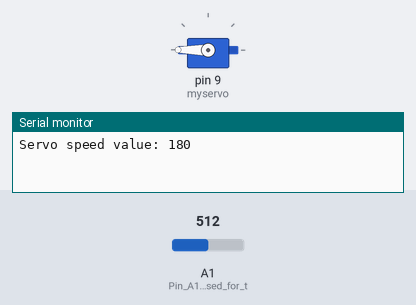
Bench run of a sketch on a simulated Arduino Uno, built with avr-gcc and run on an emulated ATmega328P. Shown: servo, the last lines printed to the serial monitor. The inputs (shaded band) are chosen by the test bench; at power-on: A1 (Pin_A1_will_be_used_for_t) = 512.

Above: at 0.05 s.
At 4.05 s:
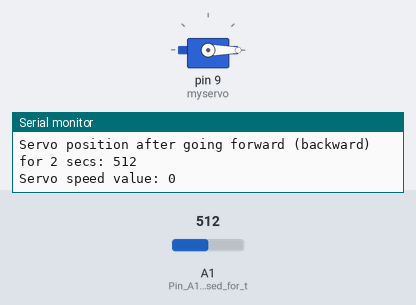
At 8.0 s:
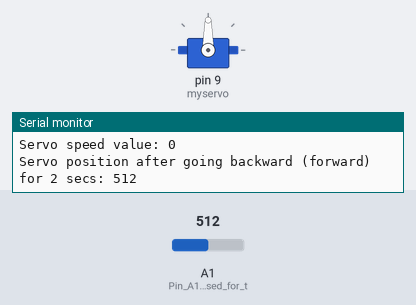
Timing chart, 0 to 10.4 s (numbered marks = the images above):
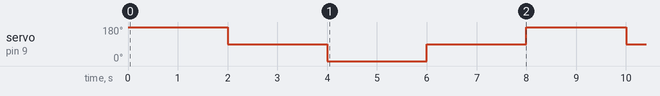

The sketch:

Lab1_Servo.ino
```cpp
#include <Servo.h>

// Create the servo object
Servo myservo;

// Global variable for reading feedback value
int servoFeedbackValue;


void setup() {
  Serial.begin(9600);
  myservo.attach(9); // Attach the servo to Digital pin 6
  pinMode(A1, INPUT); // Pin A1 will be used for the feedback from the servo
  myservo.write(90); // Stop servo
}


void loop() {
  // Rotate servo's wheels forward (or backward) at max speed for 2 secs
  myservo.write(180);
  Serial.print("Servo speed value: ");
  Serial.println("180");
  delay(2000);

  // Stop the servo for 2 secs
  myservo.write(90);
  // Read servo's position
  servoFeedbackValue = analogRead(A1);
  // Display the value
  Serial.print("Servo position after going forward (backward) for 2 secs: ");
  Serial.println(servoFeedbackValue);
  Serial.println();
  delay(2000);

  // Rotate servo's wheels backward (or forward) at max speed for 2 secs
  myservo.write(0);
  Serial.print("Servo speed value: ");
  Serial.println("0");
  Serial.println();
  delay(2000);

  // Stop the servo for 2 secs
  myservo.write(90);
  // Read servo's position
  servoFeedbackValue = analogRead(A1);
  // Display the value
  Serial.print("Servo position after going backward (forward) for 2 secs: ");
  Serial.println(servoFeedbackValue);
  Serial.println();
  delay(2000);
}
```

Measured:
- by itself, servo on pin 9 (myservo): repeats every 8.0 s: 0° 2.0 s, 90° 2.0 s, 180° 2.0 s, 90° 2.0 s
